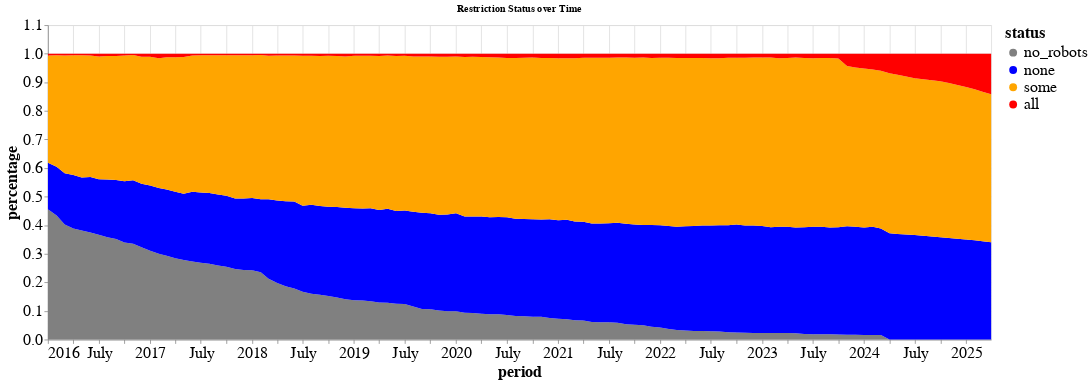
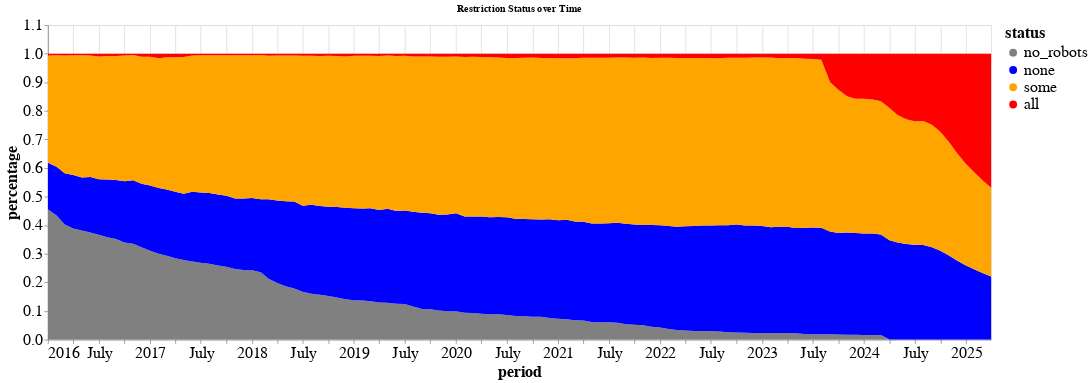
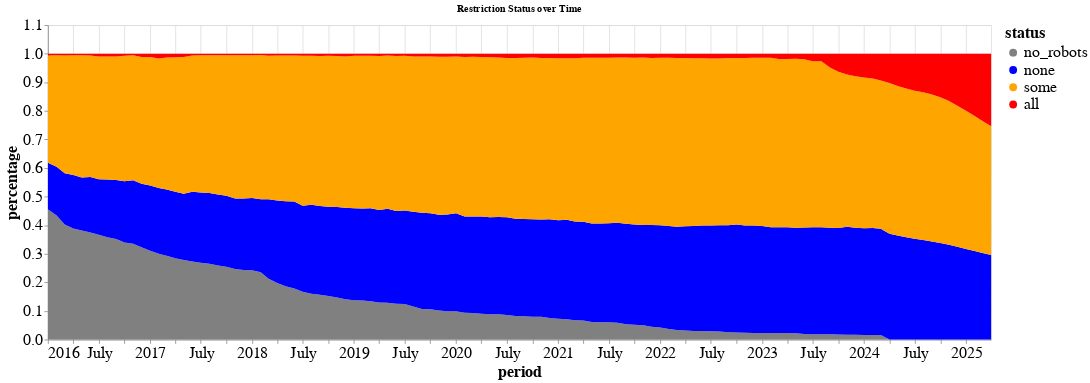
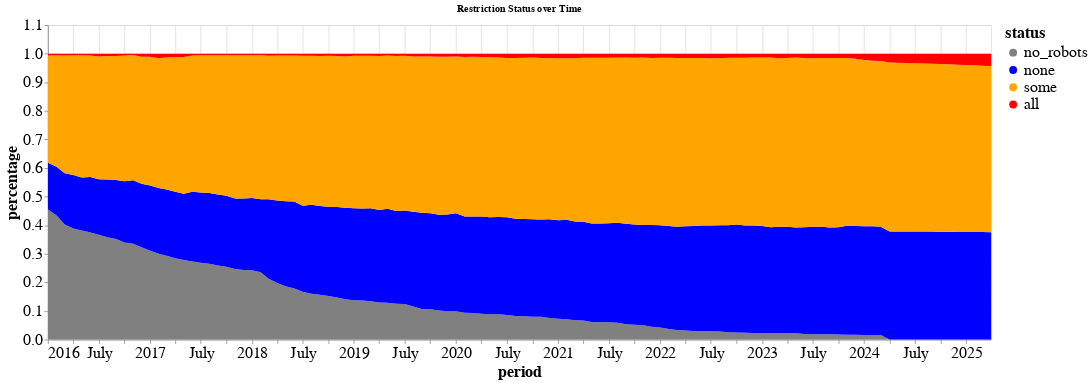

Notebook code cell kept with these figures, in order:
### Markdown cell above
### Autoregressive prediction

### Code cell
import pandas as pd
import altair as alt
from statsmodels.tsa.ar_model import AutoReg

def forecast_and_plot(df, agent, lags):
    # Filter the DataFrame for the specific agent
    agent_df = df[df['agent'] == agent].copy()
    
    # Convert 'period' to timestamp if it's a Period object
    agent_df.loc[:, 'period'] = agent_df['period'].apply(lambda x: x.to_timestamp() if isinstance(x, pd.Period) else x)
    
    # Reshape the data
    pivoted_df = agent_df.pivot_table(index='period', columns='status', values='count')
    
    # Normalize the counts to percentages
    pivoted_df = pivoted_df.div(pivoted_df.sum(axis=1), axis=0) * 100
    
    # Doing these for each status individually
    status_dfs = {}
    for status in pivoted_df.columns:
        status_df = pivoted_df[[status]].reset_index()
        status_df.columns = ['ds', 'y']
        status_df.set_index('ds', inplace=True)
        status_dfs[status] = status_df
    
    # Fit model
    models = {}
    for status, status_df in status_dfs.items():
        model = AutoReg(status_df['y'], lags=lags)
        models[status] = model.fit()
    
    # Periods to predict (months)
    n_periods = 12  
    
    # Make future predictions
    future_periods = pd.date_range(start=agent_df['period'].max(), periods=n_periods, freq='M')
    predictions = {}
    conf_intervals = {}
    for status, model in models.items():
        forecast = model.predict(start=len(status_df), end=len(status_df) + n_periods - 1)
        conf_int = model.get_prediction(start=len(status_df), end=len(status_df) + n_periods - 1).conf_int()
        predictions[status] = forecast.values
        conf_intervals[status] = conf_int
    # Combine the predictions into a single DataFrame
    predicted_df = pd.DataFrame(predictions, index=future_periods)
    predicted_df = predicted_df.reset_index().melt(id_vars='index', var_name='status', value_name='count')
    predicted_df.columns = ['period', 'status', 'count']

    predicted_df['agent'] = agent
    
    # Concatenate the original and predicted DataFrames
    combined_df = pd.concat([agent_df, predicted_df], ignore_index=True)
    
    # Define the color scheme for the statuses
    status_colors = {'no_robots': 'gray', 'none': 'blue', 'some': 'orange', 'all': 'red'}
    
    chart = robots_util.plot_robots_time_map_altair2(
        combined_df, 
        agent_type=agent, 
        period_col='period', 
        status_col='status', 
        val_col='count', 
        title='Restriction Status over Time', 
        ordered_statuses=['no_robots', 'none', 'some', 'all'], 
        status_colors=status_colors
    )
     # map the confidence intervals to the predicted df
    for status, conf_int in conf_intervals.items():
        # Ensure the length of the confidence intervals matches the number of future periods
        predicted_df.loc[predicted_df['status'] == status, 'lower'] = conf_int['lower'].values
        predicted_df.loc[predicted_df['status'] == status, 'upper'] = conf_int['upper'].values

    return chart, predicted_df

df = robots_temporal_head_summary

agents = df['agent'].unique()
lags = [1, 3, 6, 9, 12] 

display = False
#disable user warning
import warnings
warnings.filterwarnings("ignore", category=UserWarning)
warnings.filterwarnings("ignore", category=FutureWarning)

# Plots for each agent
for agent in agents:
    print(f"CHOSEN_CORPUS: {CHOSEN_CORPUS}")
    print(f"AGENT: {agent}")
    chart, predicted_df = forecast_and_plot(df, agent, lags)
    if display:
        display(predicted_df)
    chart.show()

### Figure 1 — Vega-Lite specification as saved in the notebook (floating-point values rounded to 4 significant figures; data arrays with more than 128 entries replaced by an {"elided": "..."} marker saying what was removed)
{"config": {"view": {"continuousWidth": 300, "continuousHeight": 300}, "axis": {"domain": true, "labelFont": "sans-serif", "labelFontSize": 20, "titleFont": "sans-serif", "titleFontSize": 20}, "axisX": {"domain": true, "labelAngle": 0}, "axisY": {"domain": true}, "legend": {"labelFont": "sans-serif", "labelFontSize": 20, "titleFont": "sans-serif", "titleFontSize": 20}}, "data": {"name": "data-a72e06e5be3bbf07ec7f41a1486961f3"}, "mark": {"type": "area"}, "encoding": {"color": {"field": "status", "scale": {"domain": ["no_robots", "none", "some", "all"], "range": ["gray", "blue", "orange", "red"]}, "title": "status", "type": "nominal"}, "order": {"field": "order", "type": "quantitative"}, "x": {"field": "period", "type": "temporal"}, "y": {"field": "percentage", "type": "quantitative"}}, "height": 400, "title": "Restriction Status over Time", "width": 1200, "$schema": "https://vega.github.io/schema/vega-lite/v5.17.0.json", "datasets": {"data-a72e06e5be3bbf07ec7f41a1486961f3": {"elided": "448 records"}}}

### Figure 2 — Vega-Lite specification as saved in the notebook (floating-point values rounded to 4 significant figures; data arrays with more than 128 entries replaced by an {"elided": "..."} marker saying what was removed)
{"config": {"view": {"continuousWidth": 300, "continuousHeight": 300}, "axis": {"domain": true, "labelFont": "sans-serif", "labelFontSize": 20, "titleFont": "sans-serif", "titleFontSize": 20}, "axisX": {"domain": true, "labelAngle": 0}, "axisY": {"domain": true}, "legend": {"labelFont": "sans-serif", "labelFontSize": 20, "titleFont": "sans-serif", "titleFontSize": 20}}, "data": {"name": "data-c71bfe46235f10a2b3fd8ad8e25894e4"}, "mark": {"type": "area"}, "encoding": {"color": {"field": "status", "scale": {"domain": ["no_robots", "none", "some", "all"], "range": ["gray", "blue", "orange", "red"]}, "title": "status", "type": "nominal"}, "order": {"field": "order", "type": "quantitative"}, "x": {"field": "period", "type": "temporal"}, "y": {"field": "percentage", "type": "quantitative"}}, "height": 400, "title": "Restriction Status over Time", "width": 1200, "$schema": "https://vega.github.io/schema/vega-lite/v5.17.0.json", "datasets": {"data-c71bfe46235f10a2b3fd8ad8e25894e4": {"elided": "448 records"}}}

### Figure 3 — Vega-Lite specification as saved in the notebook (floating-point values rounded to 4 significant figures; data arrays with more than 128 entries replaced by an {"elided": "..."} marker saying what was removed)
{"config": {"view": {"continuousWidth": 300, "continuousHeight": 300}, "axis": {"domain": true, "labelFont": "sans-serif", "labelFontSize": 20, "titleFont": "sans-serif", "titleFontSize": 20}, "axisX": {"domain": true, "labelAngle": 0}, "axisY": {"domain": true}, "legend": {"labelFont": "sans-serif", "labelFontSize": 20, "titleFont": "sans-serif", "titleFontSize": 20}}, "data": {"name": "data-337aa728c2c512276fe170345ef29209"}, "mark": {"type": "area"}, "encoding": {"color": {"field": "status", "scale": {"domain": ["no_robots", "none", "some", "all"], "range": ["gray", "blue", "orange", "red"]}, "title": "status", "type": "nominal"}, "order": {"field": "order", "type": "quantitative"}, "x": {"field": "period", "type": "temporal"}, "y": {"field": "percentage", "type": "quantitative"}}, "height": 400, "title": "Restriction Status over Time", "width": 1200, "$schema": "https://vega.github.io/schema/vega-lite/v5.17.0.json", "datasets": {"data-337aa728c2c512276fe170345ef29209": {"elided": "448 records"}}}

### Figure 4 — Vega-Lite specification as saved in the notebook (floating-point values rounded to 4 significant figures; data arrays with more than 128 entries replaced by an {"elided": "..."} marker saying what was removed)
{"config": {"view": {"continuousWidth": 300, "continuousHeight": 300}, "axis": {"domain": true, "labelFont": "sans-serif", "labelFontSize": 20, "titleFont": "sans-serif", "titleFontSize": 20}, "axisX": {"domain": true, "labelAngle": 0}, "axisY": {"domain": true}, "legend": {"labelFont": "sans-serif", "labelFontSize": 20, "titleFont": "sans-serif", "titleFontSize": 20}}, "data": {"name": "data-af4cef74e4fd76e5c4e5af9362a30953"}, "mark": {"type": "area"}, "encoding": {"color": {"field": "status", "scale": {"domain": ["no_robots", "none", "some", "all"], "range": ["gray", "blue", "orange", "red"]}, "title": "status", "type": "nominal"}, "order": {"field": "order", "type": "quantitative"}, "x": {"field": "period", "type": "temporal"}, "y": {"field": "percentage", "type": "quantitative"}}, "height": 400, "title": "Restriction Status over Time", "width": 1200, "$schema": "https://vega.github.io/schema/vega-lite/v5.17.0.json", "datasets": {"data-af4cef74e4fd76e5c4e5af9362a30953": {"elided": "448 records"}}}
